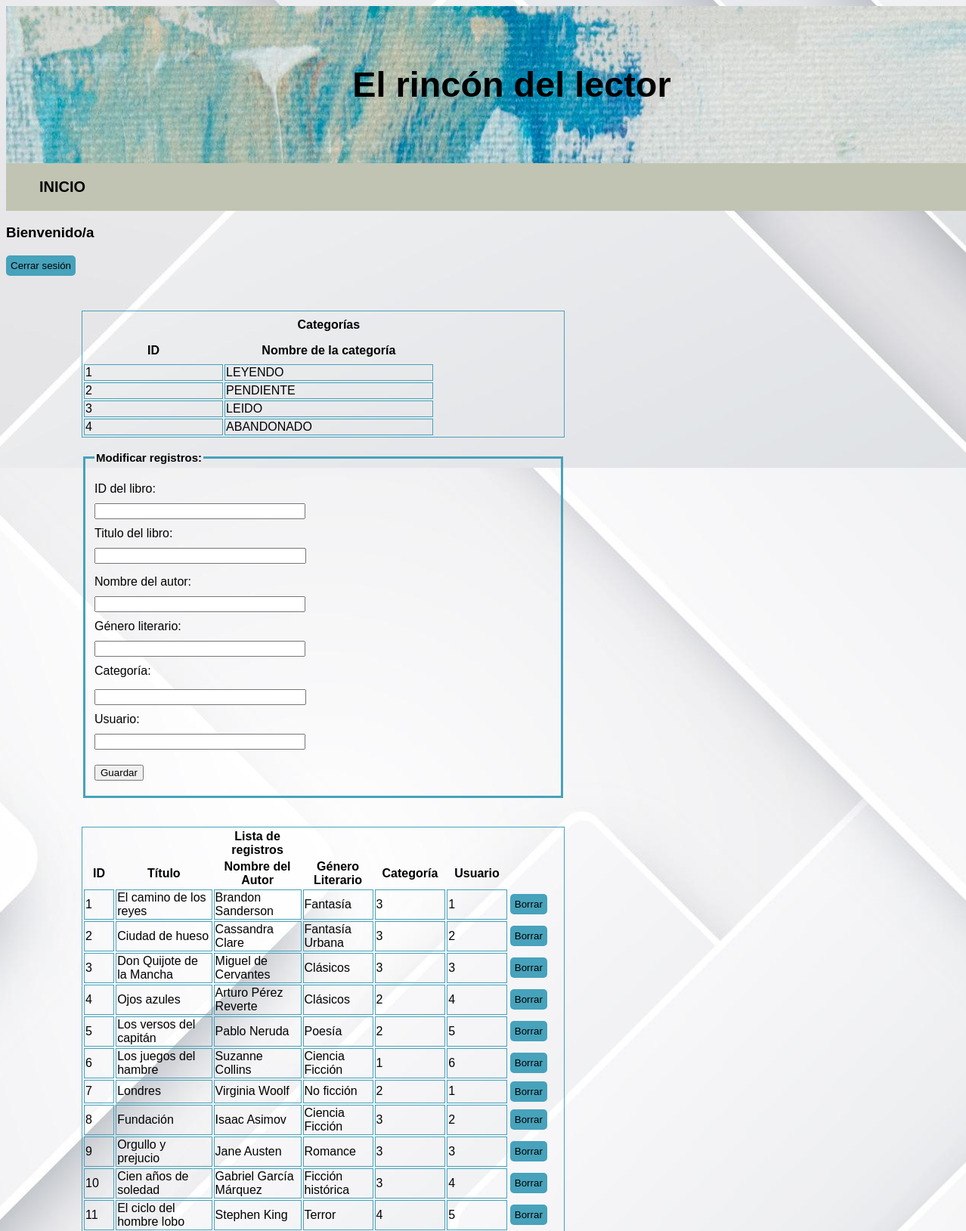
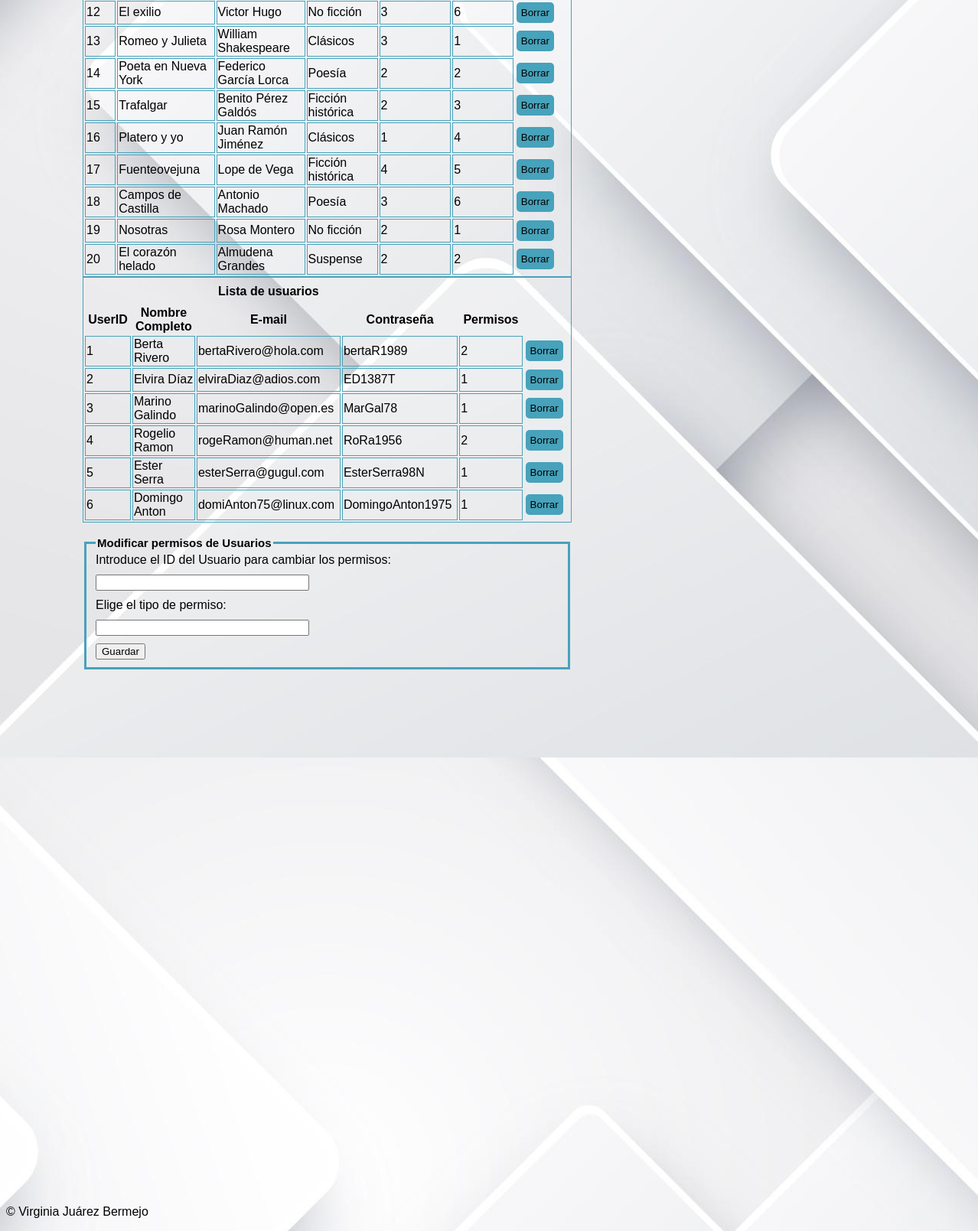
/Controller/data.php, run on the app's committed database (2 pictures, top to bottom).
### tables this page shows
CREATE TABLE category (
  CategoryID int(11) NOT NULL,
  CatName varchar(50) NOT NULL, 
  PRIMARY KEY (CategoryID)
);

CREATE TABLE book (
  BookID int(11) NOT NULL AUTO_INCREMENT,
  Title varchar(50) NOT NULL,
  AuthorName varchar (50) NOT NULL,
  Genre varchar (50) NOT NULL,
  CatID int,
  MemberID int,
  PRIMARY KEY (BookID),
  CONSTRAINT FK_CatID FOREIGN KEY (CatID) REFERENCES category (CategoryID),
  CONSTRAINT FK_MemeberID FOREIGN KEY (MemberID) REFERENCES users (UserID) ON DELETE CASCADE
  );

CREATE TABLE users (
  UserID int(11) AUTO_INCREMENT,
  Email varchar(100) NOT NULL UNIQUE,
  Password varchar(50) NOT NULL,
  FullName varchar(50) NOT NULL UNIQUE, 
  Enabled int NOT NULL, 
  PRIMARY KEY (UserID)
  );

### Controller/DataBaseConnection.php (called while the page is built, shortened)
<?php
class DataBaseConnection {
    private $host = "localhost";
    private $user = "root";
    private $pass = "";
    private $baseDatos = "lectores";
    function createConnection() {
        $this->connection = mysqli_connect($this->host, $this->user, $this->pass, $this->baseDatos);
    }
}
?>

### Controller/BookManager.php (the view, shortened to what this page needs)
<!DOCTYPE html>
<html lang="es">
  <head>
    <link rel="stylesheet" type="text/css" href="../View/styles.css"/>
  </head>
  <body>
<?php
include 'DataBaseConnection.php';
class BookManager extends DataBaseConnection{
    function getAllBooks(){
    $connection = $this->getConnection();
   	$query = "SELECT * FROM book";
	$result = mysqli_query($connection, $query);
    return $result;}
    function getCategories(){
        $connection = $this->getConnection();
        $query = "SELECT * FROM category";
        $result = mysqli_query($connection, $query);
        return $result;
    }
    function getUserList(){
    $connection = $this->getConnection();
    $query = "SELECT UserID, FullName, Password, Email, Enabled FROM users";
    $result = mysqli_query($connection, $query);
    return $result;
    }
    function drawDataTable(){
        $databooks= $this->getAllBooks();
              echo"<table class='table'>\n
                      <tr>\n
                      <th>\n
                      <th>\n
                      <th>Lista de registros</th>\n
                      <th>\n
                      <th>\n
                      </tr>\n
                      <tr>\n
                          <th>ID</th>\n
                          <th>Título</th>\n
                          <th>Nombre del Autor</th>\n
                          <th>Género Literario</th>\n
                          <th>Categoría</th>\n
                          <th>Usuario</th>\n
                          <th class='thHidden'></th>\n
                     </tr>\n";
          while ($fila = mysqli_fetch_assoc($databooks)){
              echo "<tr>\n" .
               "<td>". $fila['BookID'] ."</td>\n" .
               "<td>". $fila['Title'] ."</td>\n" .
               "<td>". $fila['AuthorName'] ."</td>\n" .
               "<td>". $fila['Genre'] ."</td>\n" .
               "<td>". $fila['CatID'] ."</td>\n" .
               "<td>". $fila['MemberID'] ."</td>" .
              "<td class='thHidden'>". "<form action='DeleteSA.php' method='post'>" .
              "<input type='hidden' name='BookID' value='". $fila['BookID'] ."'>" .
              "<button type='submit' id='deleteForm' name='borrar'>Borrar</button>" .
              "</form>" ."</td>\n".
              "</tr>\n";
          }
      }
      function drawAllCategories(){
        $databooks = $this->getCategories();
        echo"<table class='table'>\n
            <tr>\n
            <th></th>\n
            <th>Categorías</th>\n
            <th></th>\n
            </tr>\n
             <tr>\n
             <th>ID</th>\n
             <th>Nombre de la categoría</th>\n
             <th></th>\n
             </tr>\n";
            while ($fila = mysqli_fetch_assoc($databooks)){
            echo "<tr>\n" .
            "<td>". $fila['CategoryID'] ."</td>\n" .
            "<td>". $fila['CatName'] ."</td>\n" .
            " </tr>\n";
            }
        }
    function drawUsers(){
      $userList= $this->getUserList();
        echo "<table class='table'>\n
                        <tr>\n
                        <th></th>\n
                        <th></th>\n
                        <th id='getUsersListTH'>Lista de usuarios</th>\n
                        </tr>\n
                        <tr>\n
                            <th>UserID</th>\n
                            <th>Nombre Completo</th>\n
                            <th>E-mail</th>\n
                            <th>Contraseña</th>\n
                            <th class='thHidden'>Permisos</th>\n
                            <th class='thHidden'></th>\n
                        </tr>\n";
        while ($fila = mysqli_fetch_assoc($userList)){
            echo "<tr>\n" .
                "<td>". $fila['UserID'] ."</td>\n" .
                "<td>". $fila['FullName'] ."</td>\n" .
                "<td>". $fila['Email'] ."</td>\n" .
                "<td>". $fila['Password'] ."</td>\n" .
                "<td>". $fila['Enabled'] ."</td>\n" .
                "<td class='thHidden'>". "<form action='DeleteUser.php' method='POST'>" .
                "<input type='hidden' name='UserID' value='". $fila['UserID'] ."'>" .
                "<button class='thHidden' type='submit' id='deleteForm' name='borrar'>Borrar</button>" .
                "</form>" ."</td>\n".
                "</tr>\n";
        }
        echo "</table>";
    }
}
?>
</body>
</html>

### Controller/data.php (shortened to what this page needs)
<!DOCTYPE html>
<html lang="es">
  <head>
    <link rel="stylesheet" type="text/css" href="../View/styles.css"/>
  </head>
  <body>
  <?php
   include 'BookManager.php';
  ?>
    <div class="cabecera" id="cabeceraData">
      <header>
      <h3>El rincón del lector</h3>
      </header>
    </div>
  <div class="navbar" id="navbarData">
      <nav id="menu">
            <ul>
              <li><a href="../index.php">INICIO</a></li>
            </ul>
      </nav>
  </div>
  <h3>Bienvenido/a</h3>
  <form action="LogOut.php" method="POST"><input type="submit" id="logout" name="logout" value="Cerrar sesión"></form> <br>
  <div class="flex-container" id="adminData">
  <div style="order:1" flex-basis="500px" id="CategoriesContainer">
        <?php
        $table = new BookManager;
        $table->drawAllCategories();
        ?>
 </div>
 <br>
  <div style="order:2" flex-basis="500px" id="DataContainer">
        <?php
         $table=new BookManager;
         $table->drawDataTable();
         ?>
      <br>
    <form id="SAForm" action="SuperAdminModify.php" method="POST">
    <fieldset class="adminField">
    <legend class="adminLegend">Modificar registros:</legend><br>
    <label class="label" for="BookID">ID del libro:</label> <br>
    <input class="inputNum" type="number" id="BookID" name="BookID"><br>
    <label class="label" for="title">Titulo del libro:</label><br>
    <input class="input" type="text" id="title" name="title"><br>
    <label class="label" for="author">Nombre del autor:</label><br>
    <input class="input" type="text" id="author" name="author"><br>
    <label class="label" for="genre">Género literario:</label><br>
    <input class="input" type="text" id="genre" name="genre"><br>
    <label class="label" for="category">Categoría:</label><br>
    <input class="inputNum" type="number" id="category" name="category" min="1" max="4"><br>
    <label class="label" for="user">Usuario:</label><br>
    <input class="inputNum" type="number" id="user" name="user"><br>
    <input class="adminButton" type="submit" id ="enviarData" value="Guardar"><br>
    </fieldset>
    </form>
  </div>
<br>
<div style="order:3" flex-basis="500px" id="userContainer">
     <?php
      $table = new BookManager;
      $table-> drawUsers();
      ?>
      <br>
        <form id="adminUsersForm" action="UserChangePermission.php" method="POST">
        <fieldset class="adminField">
        <legend class="adminLegend">Modificar permisos de Usuarios</legend>
        <label class="label" for="UserID">Introduce el ID del Usuario para cambiar los permisos:</label><br>
        <input class="inputNum" type="number" id="UserID" name="UserID" min="1"><br>
        <label class="label" for="permission">Elige el tipo de permiso:</label><br>
        <input class="inputNum" type="number" id="permission" name="permission" min="1" max="2"><br>
        <input type="submit" value="Guardar">
        </fieldset>
        </form>
</div>
</div>
<footer><p>&copy; Virginia Juárez Bermejo</p></footer>
</body>
</html>

### View/styles.css (style rules this page uses)
* { font-family: 'Trebuchet MS', 'Lucida Sans Unicode', 'Lucida Grande', 'Lucida Sans', Arial, sans-serif; }
body { background-image: url(../img/background1.jpg); background-position: center; background-size: 3000px 2000px; width: 100%; }
.cabecera { background-image: url(../img/background3.jpeg); text-align: center; font-weight: bold; font-size: 40px; padding: 30px; width: 100%; }
nav { text-decoration: none; background-color: #C1C4B2; padding: 4px; width: 103%; }
nav>ul>li { list-style-type: none; font-weight: bold; font-size: 20px; }
nav>ul>li>a { color: black; text-decoration: none; font-weight: bold; }
.flex-container { display: flex; flex-direction: column; align-items: center; flex-wrap: wrap; align-content: center; }
footer { margin-top: 700px; margin-bottom: 10px; font-size: medium; }
#deleteForm { background-color: #47A2BB; border-radius: 5px; -webkit-border-radius: 5px; -moz-border-radius: 5px; -ms-border-radius: 5px; -o-border-radius: 5px; padding: 6px; border: 1px #ccc; }
#logout { background-color: #47A2BB; border-radius: 5px; -webkit-border-radius: 5px; -moz-border-radius: 5px; -ms-border-radius: 5px; -o-border-radius: 5px; padding: 6px; border: 1px #ccc; }
#title { margin-bottom: 10px; width: 272px; }
#category { margin-top: 10px; margin-bottom: 10px; width: 272px; }
.table { border: 1px solid #47A2BB; }
th { border: collapse; width: 2000px; height: 30px; }
td { border: 1px solid #47A2BB; }
.thHidden { border: 1px solid transparent; }
#navbarData { width: 97%; }
#adminData { width: 50%; margin-right: 100px; align-items: center; }
#SAForm { text-align: center; }
.label { margin-bottom: 5px; margin-top: 5px; }
.input { margin-top: 10px; margin-bottom: 10px; width: 271px; }
.inputNum { margin-top: 10px; margin-bottom: 10px; width: 271px; }
.adminButton { margin-top: 10px; margin-bottom: 10px; }
#DataContainer { margin-bottom: 10px; }
#userContainer { margin-top: 20px; }
.adminLegend { font-size: 15px; font-weight: bold; }
.adminField { border: 3px solid #47A2BB; }
@media (max-width:1366px) { #title { margin-bottom: 15px; } }
@media (max-width:1366px) { #category { margin-top: 15px; } }
@media (max-width:1325px) { #adminData { margin-left: 100px; } }

### data on the page
category: CategoryID "1", CatName "LEYENDO"
category: CategoryID "2", CatName "PENDIENTE"
category: CategoryID "3", CatName "LEIDO"
category: CategoryID "4", CatName "ABANDONADO"
book: BookID "1", Title "El camino de los reyes", AuthorName "Brandon Sanderson", Genre "Fantasía", CatID "3", MemberID "1"
book: BookID "2", Title "Ciudad de hueso", AuthorName "Cassandra Clare", Genre "Fantasía Urbana", CatID "3", MemberID "2"
book: BookID "3", Title "Don Quijote de la Mancha", AuthorName "Miguel de Cervantes", Genre "Clásicos", CatID "3", MemberID "3"
book: BookID "4", Title "Ojos azules", AuthorName "Arturo Pérez Reverte", Genre "Clásicos", CatID "2", MemberID "4"
book: BookID "5", Title "Los versos del capitán", AuthorName "Pablo Neruda", Genre "Poesía", CatID "2", MemberID "5"
book: BookID "6", Title "Los juegos del hambre", AuthorName "Suzanne Collins", Genre "Ciencia Ficción", CatID "1", MemberID "6"
book: BookID "7", Title "Londres", AuthorName "Virginia Woolf", Genre "No ficción", CatID "2", MemberID "1"
book: BookID "8", Title "Fundación", AuthorName "Isaac Asimov", Genre "Ciencia Ficción", CatID "3", MemberID "2"
book: BookID "9", Title "Orgullo y prejucio", AuthorName "Jane Austen", Genre "Romance", CatID "3", MemberID "3"
book: BookID "10", Title "Cien años de soledad", AuthorName "Gabriel García Márquez", Genre "Ficción histórica", CatID "3", MemberID "4"
book: BookID "11", Title "El ciclo del hombre lobo", AuthorName "Stephen King", Genre "Terror", CatID "4", MemberID "5"
book: BookID "12", Title "El exilio", AuthorName "Victor Hugo", Genre "No ficción", CatID "3", MemberID "6"
book: BookID "13", Title "Romeo y Julieta", AuthorName "William Shakespeare", Genre "Clásicos", CatID "3", MemberID "1"
book: BookID "14", Title "Poeta en Nueva York", AuthorName "Federico García Lorca", Genre "Poesía", CatID "2", MemberID "2"
book: BookID "15", Title "Trafalgar", AuthorName "Benito Pérez Galdós", Genre "Ficción histórica", CatID "2", MemberID "3"
book: BookID "16", Title "Platero y yo", AuthorName "Juan Ramón Jiménez", Genre "Clásicos", CatID "1", MemberID "4"
book: BookID "17", Title "Fuenteovejuna", AuthorName "Lope de Vega", Genre "Ficción histórica", CatID "4", MemberID "5"
book: BookID "18", Title "Campos de Castilla", AuthorName "Antonio Machado", Genre "Poesía", CatID "3", MemberID "6"
book: BookID "19", Title "Nosotras", AuthorName "Rosa Montero", Genre "No ficción", CatID "2", MemberID "1"
book: BookID "20", Title "El corazón helado", AuthorName "Almudena Grandes", Genre "Suspense", CatID "2", MemberID "2"
users: UserID "1", FullName "Berta Rivero", Email "bertaRivero@hola.com", Password "bertaR1989", Enabled "2"
users: UserID "2", FullName "Elvira Díaz", Email "elviraDiaz@adios.com", Password "ED1387T", Enabled "1"
users: UserID "3", FullName "Marino Galindo", Email "marinoGalindo@open.es", Password "MarGal78", Enabled "1"
users: UserID "4", FullName "Rogelio Ramon", Email "rogeRamon@human.net", Password "RoRa1956", Enabled "2"
users: UserID "5", FullName "Ester Serra", Email "esterSerra@gugul.com", Password "EsterSerra98N", Enabled "1"
users: UserID "6", FullName "Domingo Anton", Email "domiAnton75@linux.com", Password "DomingoAnton1975", Enabled "1"
